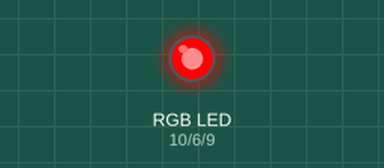
A sketch run on a simulated Arduino Uno, built with avr-gcc and run on an emulated ATmega328P. On the bench: an RGB LED mixed from three pins (HIGH = lit).

Above: at 0.5 s.
At 1.5 s:
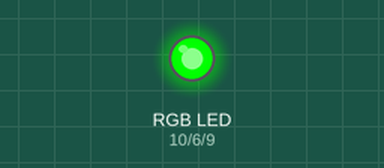
At 5.5 s:
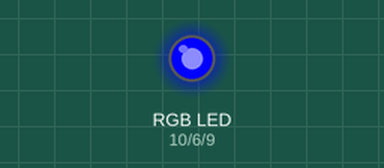
Timing chart, 0 to 6.9 s (numbered marks = the images above):
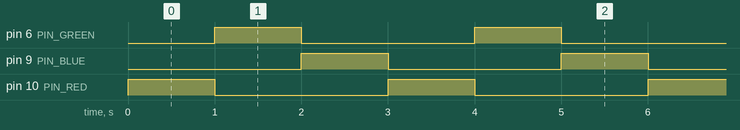

Measured:
- by itself, pin 6 (PIN_GREEN), pin 9 (PIN_BLUE), pin 10 (PIN_RED): alternates HIGH for 1.0 s and LOW for 2.0 s
- by itself, everything shown: repeats every 3.0 s, in 3 steps

The sketch:

RGB_LED_Function.ino
```cpp
//This code utilises function to robustly
// control RGB LED

// In Arduino programming, functions are blocks of reusable code that perform a specific task.
// Functions help organize code, make it more modular, and enhance readability.


// created by Kacper Sikorski
// 19/01/2024

#define PIN_RED 10
#define PIN_BLUE 9
#define PIN_GREEN 6

void setup() {
  // put your setup code here, to run once:

  pinMode(PIN_RED,   OUTPUT);
  pinMode(PIN_GREEN, OUTPUT);
  pinMode(PIN_BLUE,  OUTPUT);
}

void loop() {
  // put your main code here, to run repeatedly:
  //Pass integer values representing RGB colours to function setColour
  setColour(255, 0, 0);
  delay(1000);
  //Pass integer values representing RGB colours to function setColour
  setColour(0,255,0);
  delay(1000);
  //Pass integer values representing RGB colours to function setColour
  setColour(0,0,255);
  delay(1000);
}
// Function declaration:
// return_type function_name(parameter_type parameter_name) {
//   // Function body - code to be executed
//   // ...
//   return value; // Optional return statement with a value
// }

void setColour(int RED, int GREEN, int BLUE){
  //This function takes three integer values representing RGB values
  //which are passed to analogWrite() to control the RGB LED
  //No value is returned, therefore void keyword is used
  analogWrite(PIN_RED,   RED);
  analogWrite(PIN_GREEN, GREEN);
  analogWrite(PIN_BLUE,  BLUE);
}
```
